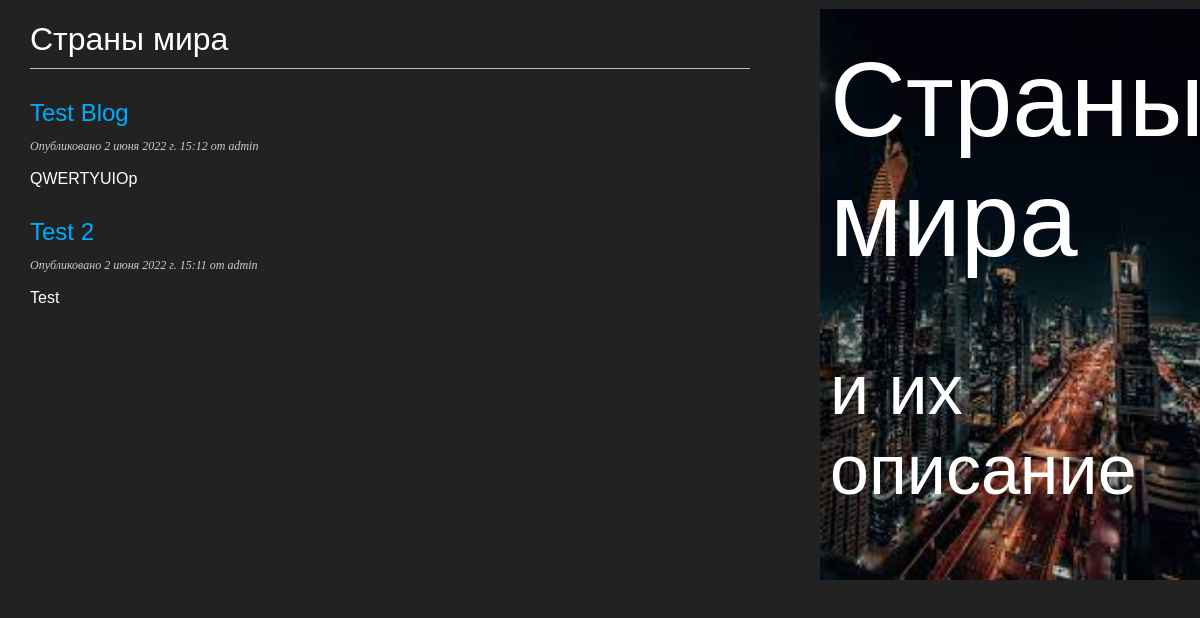
Page /blog/ on the earlier database version.
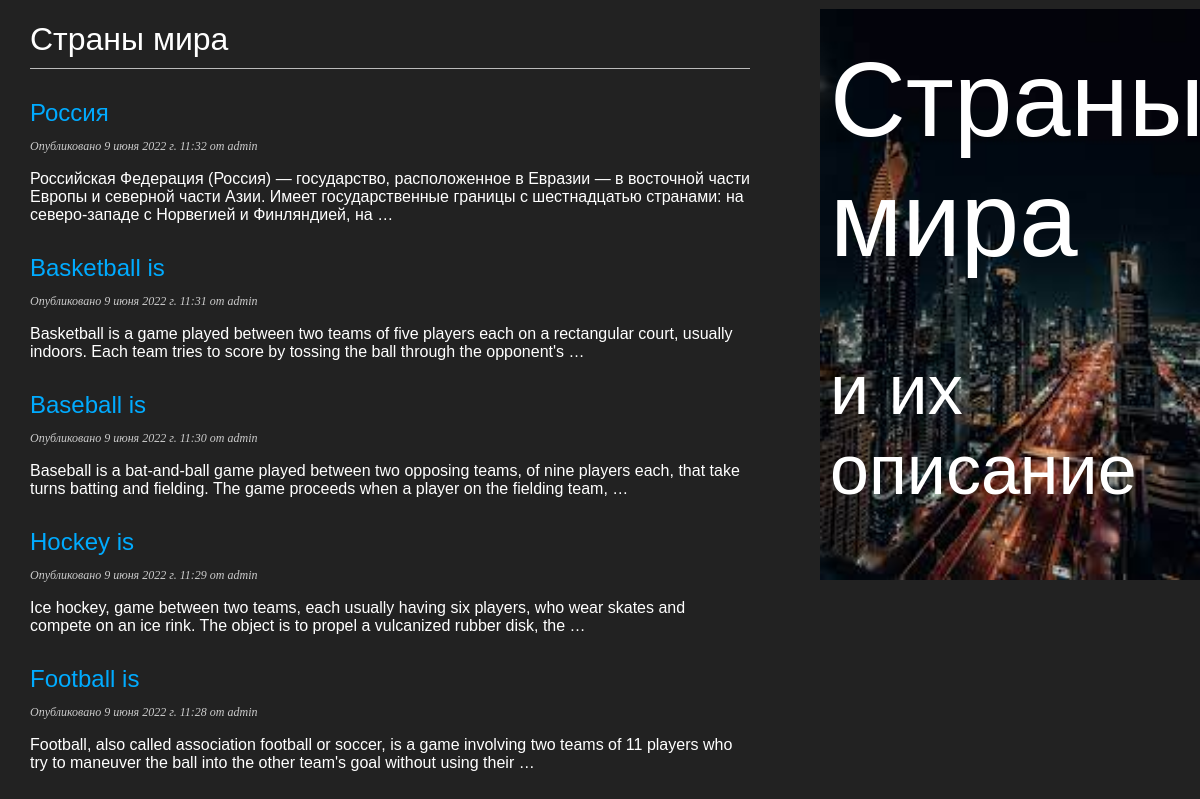
Same page on the later database version.
### blog/models.py (models this page shows, shortened)
class Post(models.Model):
    class Status(models.TextChoices):
        DRAFT = 'DF', 'Draft'
        PUBLISHED = 'PB', 'Published'
    title = models.CharField(max_length=250)
    slug = models.SlugField(max_length=250)
    author = models.ForeignKey(User,on_delete=models.CASCADE,related_name='blog_posts')
    body = models.TextField()
    publish = models.DateTimeField(default=timezone.now)
    created = models.DateTimeField(auto_now_add=True)
    updated = models.DateTimeField(auto_now=True)
    status = models.CharField(max_length=2,choices=Status.choices,default=Status.DRAFT)
    objects = models.Manager() # The default manager.
    published = PublishedManager() # Our custom manager.
    class Meta:
        ordering = ['-publish']
        indexes = [
            models.Index(fields=['-publish']),
        ]

### blog/views.py (the view)
# urls.py: path('', views.post_list, name='post_list'),
def post_list(request):
    posts = Post.published.all()
    return render(request,
        'blog/post/list.html',
        {'posts': posts})

### blog/models.py (called while the page is built)
    def get_queryset(self):
        return super().get_queryset()\
            .filter(status=Post.Status.PUBLISHED)

### blog/templates/blog/post/list.html (shortened to what this page needs)
{% extends "blog/base.html" %}
{% block content %}
 <h1>Страны мира</h1>
 {% for post in posts %}
 <h2>
 <a href="{% url 'blog:post_detail' post.id %}">
 {{ post.title }}
 </a>
 </h2>
 <p class="date">
 Опубликовано {{ post.publish }} от {{ post.author }}
 </p>
 {{ post.body|truncatewords:30|linebreaks }}
 {% endfor %}
{% endblock %}

Differences in the rows shown:
no longer on this page (row edited): Post: title "Test Blog", publish "2 июня 2022 г. 15:12", author "admin", body "QWERTYUIOp"
no longer on this page (row edited): Post: title "Test 2", publish "2 июня 2022 г. 15:11", author "admin", body "Test"
added Post: title "Россия", publish "9 июня 2022 г. 11:32", author "admin", body "Российская Федерация (Россия) — государство, расположенное в Евразии — в восточной части Европы и северной части Азии. Имеет государственные границы с шестнадцатью странами: на северо-западе с Норвегией и Финляндией, на …"
added Post: title "Basketball is", publish "9 июня 2022 г. 11:31", author "admin", body "Basketball is a game played between two teams of five players each on a rectangular court, usually indoors. Each team tries to score by tossing the ball through the opponent's …"
added Post: title "Baseball is", publish "9 июня 2022 г. 11:30", author "admin", body "Baseball is a bat-and-ball game played between two opposing teams, of nine players each, that take turns batting and fielding. The game proceeds when a player on the fielding team, …"
added Post: title "Hockey is", publish "9 июня 2022 г. 11:29", author "admin", body "Ice hockey, game between two teams, each usually having six players, who wear skates and compete on an ice rink. The object is to propel a vulcanized rubber disk, the …"
added Post: title "Football is", publish "9 июня 2022 г. 11:28", author "admin", body "Football, also called association football or soccer, is a game involving two teams of 11 players who try to maneuver the ball into the other team's goal without using their …"
